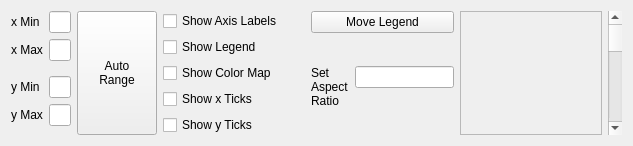
             <widget class="QWidget" name="plotsettings_2">
              <attribute name="title">
               <string>Plot Settings</string>
              </attribute>
              <layout class="QVBoxLayout" name="verticalLayout_21">
               <item>
                <layout class="QHBoxLayout" name="horizontalLayout_7" stretch="2,2,2,2,1">
                 <item>
                  <layout class="QGridLayout" name="gridLayout_3" columnstretch="1,1" columnminimumwidth="1,1">
                   <item row="1" column="0">
                    <layout class="QFormLayout" name="formLayout_8">
                     <item row="0" column="0">
                      <widget class="QLabel" name="label_14">
                       <property name="text">
                        <string>y Min</string>
                       </property>
                      </widget>
                     </item>
                     <item row="0" column="1">
                      <widget class="QLineEdit" name="ymin_2"/>
                     </item>
                     <item row="1" column="0">
                      <widget class="QLabel" name="label_15">
                       <property name="text">
                        <string>y Max</string>
                       </property>
                      </widget>
                     </item>
                     <item row="1" column="1">
                      <widget class="QLineEdit" name="ymax_2"/>
                     </item>
                    </layout>
                   </item>
                   <item row="0" column="0">
                    <layout class="QFormLayout" name="formLayout_9">
                     <item row="0" column="0">
                      <widget class="QLabel" name="label_16">
                       <property name="text">
                        <string>x Min</string>
                       </property>
                      </widget>
                     </item>
                     <item row="0" column="1">
                      <widget class="QLineEdit" name="xmin_2">
                       <property name="text">
                        <string/>
                       </property>
                      </widget>
                     </item>
                     <item row="1" column="0">
                      <widget class="QLabel" name="label_17">
                       <property name="text">
                        <string>x Max</string>
                       </property>
                      </widget>
                     </item>
                     <item row="1" column="1">
                      <widget class="QLineEdit" name="xmax_2"/>
                     </item>
                    </layout>
                   </item>
                   <item row="0" column="1" rowspan="2">
                    <widget class="QPushButton" name="autoRange1d_2">
                     <property name="sizePolicy">
                      <sizepolicy hsizetype="Expanding" vsizetype="Minimum">
                       <horstretch>0</horstretch>
                       <verstretch>0</verstretch>
                      </sizepolicy>
                     </property>
                     <property name="text">
                      <string>Auto
Range</string>
                     </property>
                    </widget>
                   </item>
                  </layout>
                 </item>
                 <item>
                  <layout class="QVBoxLayout" name="verticalLayout_19">
                   <item>
                    <widget class="QCheckBox" name="showAxisLabels_2">
                     <property name="text">
                      <string>Show Axis Labels</string>
                     </property>
                    </widget>
                   </item>
                   <item>
                    <widget class="QCheckBox" name="showLegend_2">
                     <property name="text">
                      <string>Show Legend</string>
                     </property>
                    </widget>
                   </item>
                   <item>
                    <widget class="QCheckBox" name="showColormap">
                     <property name="text">
                      <string>Show Color Map</string>
                     </property>
                    </widget>
                   </item>
                   <item>
                    <widget class="QCheckBox" name="showXTicks_2">
                     <property name="text">
                      <string>Show x Ticks</string>
                     </property>
                    </widget>
                   </item>
                   <item>
                    <widget class="QCheckBox" name="showYTicksL_2">
                     <property name="text">
                      <string>Show y Ticks</string>
                     </property>
                    </widget>
                   </item>
                  </layout>
                 </item>
                 <item>
                  <layout class="QVBoxLayout" name="verticalLayout_20">
                   <item>
                    <widget class="QPushButton" name="moveLegend">
                     <property name="text">
                      <string>Move Legend</string>
                     </property>
                    </widget>
                   </item>
                   <item>
                    <layout class="QFormLayout" name="formLayout_10">
                     <property name="formAlignment">
                      <set>Qt::AlignmentFlag::AlignLeading|Qt::AlignmentFlag::AlignLeft|Qt::AlignmentFlag::AlignVCenter</set>
                     </property>
                     <item row="0" column="0">
                      <widget class="QLabel" name="label_19">
                       <property name="text">
                        <string>Set
Aspect
Ratio</string>
                       </property>
                      </widget>
                     </item>
                     <item row="0" column="1">
                      <widget class="QLineEdit" name="lineEdit_8"/>
                     </item>
                    </layout>
                   </item>
                  </layout>
                 </item>
                 <item>
                  <widget class="QScrollArea" name="scrollArea_2">
                   <property name="widgetResizable">
                    <bool>true</bool>
                   </property>
                   <widget class="QWidget" name="scrollAreaWidgetContents_2">
                    <property name="geometry">
                     <rect>
                      <x>0</x>
                      <y>0</y>
                      <width>160</width>
                      <height>125</height>
                     </rect>
                    </property>
                   </widget>
                  </widget>
                 </item>
                 <item>
                  <widget class="QScrollBar" name="verticalScrollBar_2">
                   <property name="orientation">
                    <enum>Qt::Orientation::Vertical</enum>
                   </property>
                  </widget>
                 </item>
                </layout>
               </item>
              </layout>
             </widget>
